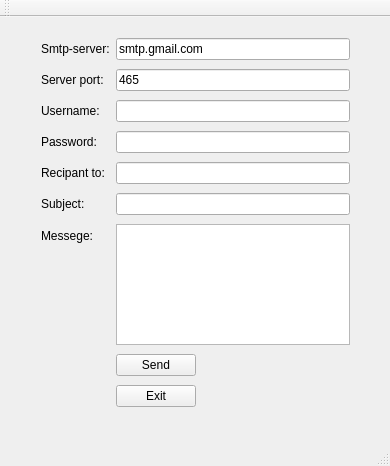
<?xml version="1.0" encoding="UTF-8"?>
<ui version="4.0">
 <class>SMTPQtClass</class>
 <widget class="QMainWindow" name="SMTPQtClass">
  <property name="geometry">
   <rect>
    <x>0</x>
    <y>0</y>
    <width>390</width>
    <height>466</height>
   </rect>
  </property>
  <property name="windowTitle">
   <string>SMTPQt</string>
  </property>
  <property name="animated">
   <bool>true</bool>
  </property>
  <widget class="QWidget" name="centralWidget">
   <widget class="QWidget" name="layoutWidget">
    <property name="geometry">
     <rect>
      <x>30</x>
      <y>10</y>
      <width>331</width>
      <height>391</height>
     </rect>
    </property>
    <layout class="QFormLayout" name="formLayout">
     <property name="fieldGrowthPolicy">
      <enum>QFormLayout::ExpandingFieldsGrow</enum>
     </property>
     <property name="rowWrapPolicy">
      <enum>QFormLayout::WrapLongRows</enum>
     </property>
     <property name="verticalSpacing">
      <number>9</number>
     </property>
     <item row="0" column="0">
      <widget class="QLabel" name="label">
       <property name="text">
        <string>Smtp-server:</string>
       </property>
      </widget>
     </item>
     <item row="1" column="0">
      <widget class="QLabel" name="label_2">
       <property name="text">
        <string>Server port:</string>
       </property>
      </widget>
     </item>
     <item row="2" column="0">
      <widget class="QLabel" name="label_3">
       <property name="text">
        <string>Username:</string>
       </property>
      </widget>
     </item>
     <item row="3" column="0">
      <widget class="QLabel" name="label_4">
       <property name="text">
        <string>Password:</string>
       </property>
      </widget>
     </item>
     <item row="4" column="0">
      <widget class="QLabel" name="label_5">
       <property name="text">
        <string>Recipant to:</string>
       </property>
      </widget>
     </item>
     <item row="5" column="0">
      <widget class="QLabel" name="label_6">
       <property name="text">
        <string>Subject:</string>
       </property>
      </widget>
     </item>
     <item row="6" column="0">
      <widget class="QLabel" name="label_7">
       <property name="text">
        <string>Messege:</string>
       </property>
      </widget>
     </item>
     <item row="0" column="1">
      <widget class="QLineEdit" name="server">
       <property name="enabled">
        <bool>true</bool>
       </property>
       <property name="sizePolicy">
        <sizepolicy hsizetype="Expanding" vsizetype="Fixed">
         <horstretch>0</horstretch>
         <verstretch>0</verstretch>
        </sizepolicy>
       </property>
       <property name="toolTip">
        <string comment="123" extracomment="321"/>
       </property>
       <property name="whatsThis">
        <string/>
       </property>
       <property name="accessibleName">
        <string/>
       </property>
       <property name="accessibleDescription">
        <string/>
       </property>
       <property name="text">
        <string>smtp.gmail.com</string>
       </property>
      </widget>
     </item>
     <item row="1" column="1">
      <widget class="QLineEdit" name="port">
       <property name="text">
        <string>465</string>
       </property>
      </widget>
     </item>
     <item row="2" column="1">
      <widget class="QLineEdit" name="uname">
       <property name="text">
        <string/>
       </property>
      </widget>
     </item>
     <item row="3" column="1">
      <widget class="QLineEdit" name="paswd">
       <property name="inputMask">
        <string/>
       </property>
       <property name="text">
        <string/>
       </property>
       <property name="echoMode">
        <enum>QLineEdit::Normal</enum>
       </property>
      </widget>
     </item>
     <item row="4" column="1">
      <widget class="QLineEdit" name="rcpt">
       <property name="text">
        <string/>
       </property>
      </widget>
     </item>
     <item row="5" column="1">
      <widget class="QLineEdit" name="subject">
       <property name="text">
        <string/>
       </property>
      </widget>
     </item>
     <item row="6" column="1">
      <widget class="QPlainTextEdit" name="msg"/>
     </item>
     <item row="8" column="1">
      <widget class="QPushButton" name="exitBtn_4">
       <property name="text">
        <string>Exit</string>
       </property>
      </widget>
     </item>
     <item row="7" column="1">
      <widget class="QPushButton" name="sendBtn_4">
       <property name="text">
        <string>Send</string>
       </property>
      </widget>
     </item>
    </layout>
   </widget>
  </widget>
  <widget class="QMenuBar" name="menuBar">
   <property name="geometry">
    <rect>
     <x>0</x>
     <y>0</y>
     <width>390</width>
     <height>21</height>
    </rect>
   </property>
  </widget>
  <widget class="QToolBar" name="mainToolBar">
   <attribute name="toolBarArea">
    <enum>TopToolBarArea</enum>
   </attribute>
   <attribute name="toolBarBreak">
    <bool>false</bool>
   </attribute>
  </widget>
  <widget class="QStatusBar" name="statusBar"/>
 </widget>
 <layoutdefault spacing="6" margin="11"/>
 <resources>
  <include location="SMTPQt.qrc"/>
 </resources>
 <connections/>
</ui>
